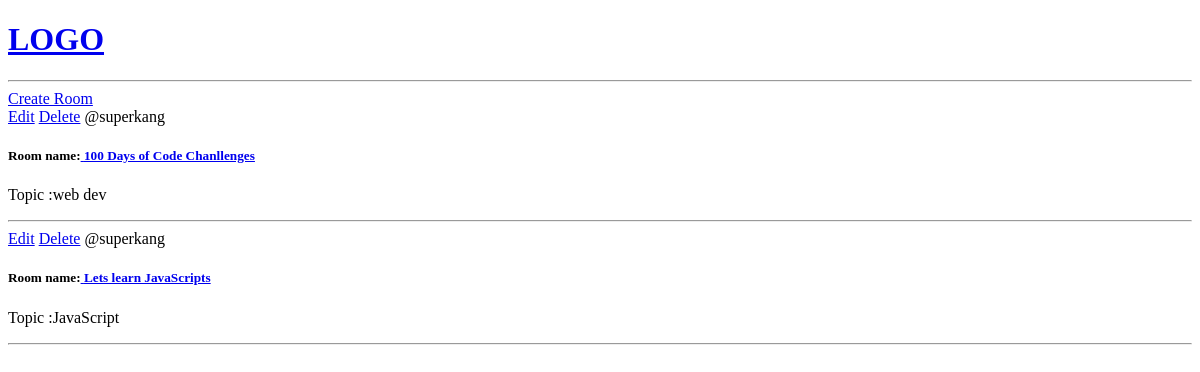
Before: / with the older database file.
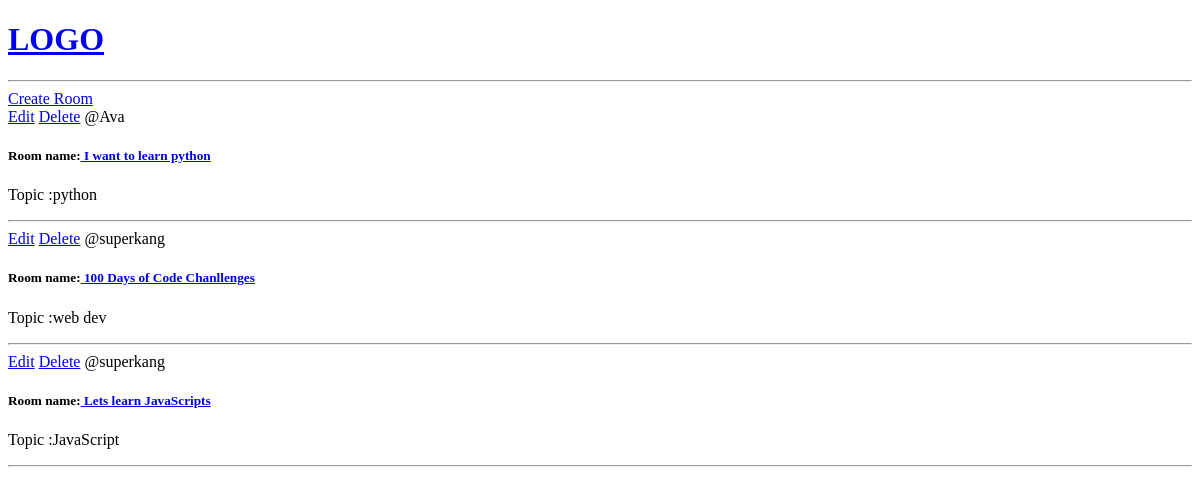
After: the same page with the newer database file.
### base/models.py (models this page shows, shortened)
class Room(models.Model):
    host = models.ForeignKey(User,on_delete=models.SET_NULL,null=True)
    topic = models.ForeignKey(Topic,on_delete=models.SET_NULL,null=True)
    name = models.CharField(max_length=200)
    description = models.TextField(null=True,blank=True)
    updated = models.DateTimeField(auto_now=True)
    created = models.DateTimeField(auto_now_add=True)
    class Meta:
        ordering = ['-updated','-created']

class Topic(models.Model):
    name = models.CharField(max_length=200)

### base/views.py (the view)
# urls.py: path('',views.home,name='home'),
def home(request):
    rooms = Room.objects.all()
    return render(request,'base/home.html',{'rooms':rooms})

### base/templates/base/home.html
{% extends 'main.html' %}
{% block content %}
<div>
    <a href="{% url 'create-room' %}"">Create Room</a>
    <div>
        {% for room in rooms %}
           <div>
               <a href="{% url 'update-room' room.id %}">Edit</a>
               <a href="{% url 'delete-room' room.id %}">Delete</a>
               <span>@{{ room.host.username }}</span>
               <h5> Room name:<a href="{% url 'room' room.id %}"> {{ room.name }}</a></h5>
               <p>Topic :{{ room.topic.name}}</p>
               <hr>
           </div>
        {% endfor %}
    </div>
</div>
{% endblock content %}

### templates/main.html (shortened to what this page needs)
<!DOCTYPE html>
<html lang="en">
<head>
</head>
<body>
    {% include 'navbar.html' %}
    {% block content %}
    {% endblock %}
</body>
</html>

### templates/navbar.html
<a href="/">
    <h1>LOGO</h1>
</a>
<hr>

Changed rows visible on the page:
added Room: host.username "Ava", name "I want to learn python", topic.name "python"
